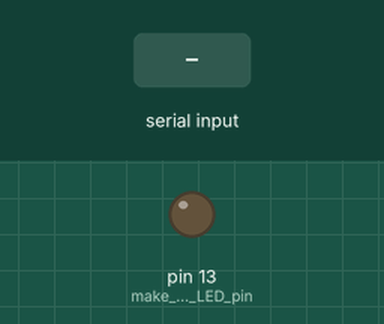
This sketch was run on a simulated Arduino Uno, built with avr-gcc and run on an emulated ATmega328P. On the bench: output pins drawn as LEDs (lit = HIGH). The inputs (shaded band) are chosen by the test bench. What the sketch prints to the serial monitor is not drawn.

Above: at 1.2 s.
1.3 s: "1" received over Serial
At 2.5 s:
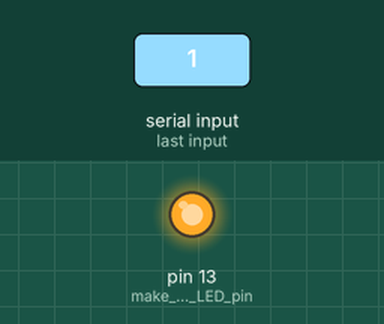
2.8 s: "0" received over Serial
At 3.6 s:
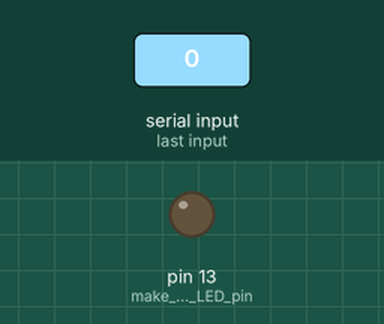
Timing chart, 0 to 5.8 s (numbered marks = the images above; inputs shaded):
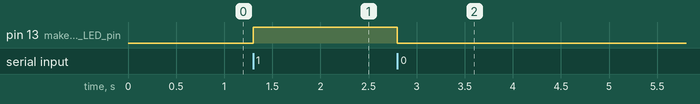

The sketch:

sketch_dec05a.ino
```cpp
void setup()
{
Serial.begin(9600); //initialize serial COM at 9600 baudrate
pinMode(LED_BUILTIN, OUTPUT); //make the LED pin (13) as output
digitalWrite (LED_BUILTIN, LOW);
Serial.print(1);
}

void loop()
{
  int data = 0;
while (Serial.available())
{
  data = Serial.read();
}
if (data == '1') {
  Serial.print(1);
  digitalWrite (LED_BUILTIN, HIGH);
}
else if (data == '0') {
  Serial.print(0);
  digitalWrite (LED_BUILTIN, LOW);
}
}
```

Measured:
- after the input at 1.3 s, pin 13 (make_the_LED_pin): LOW → HIGH at once
- after the input at 2.8 s, pin 13 (make_the_LED_pin): HIGH → LOW at once
